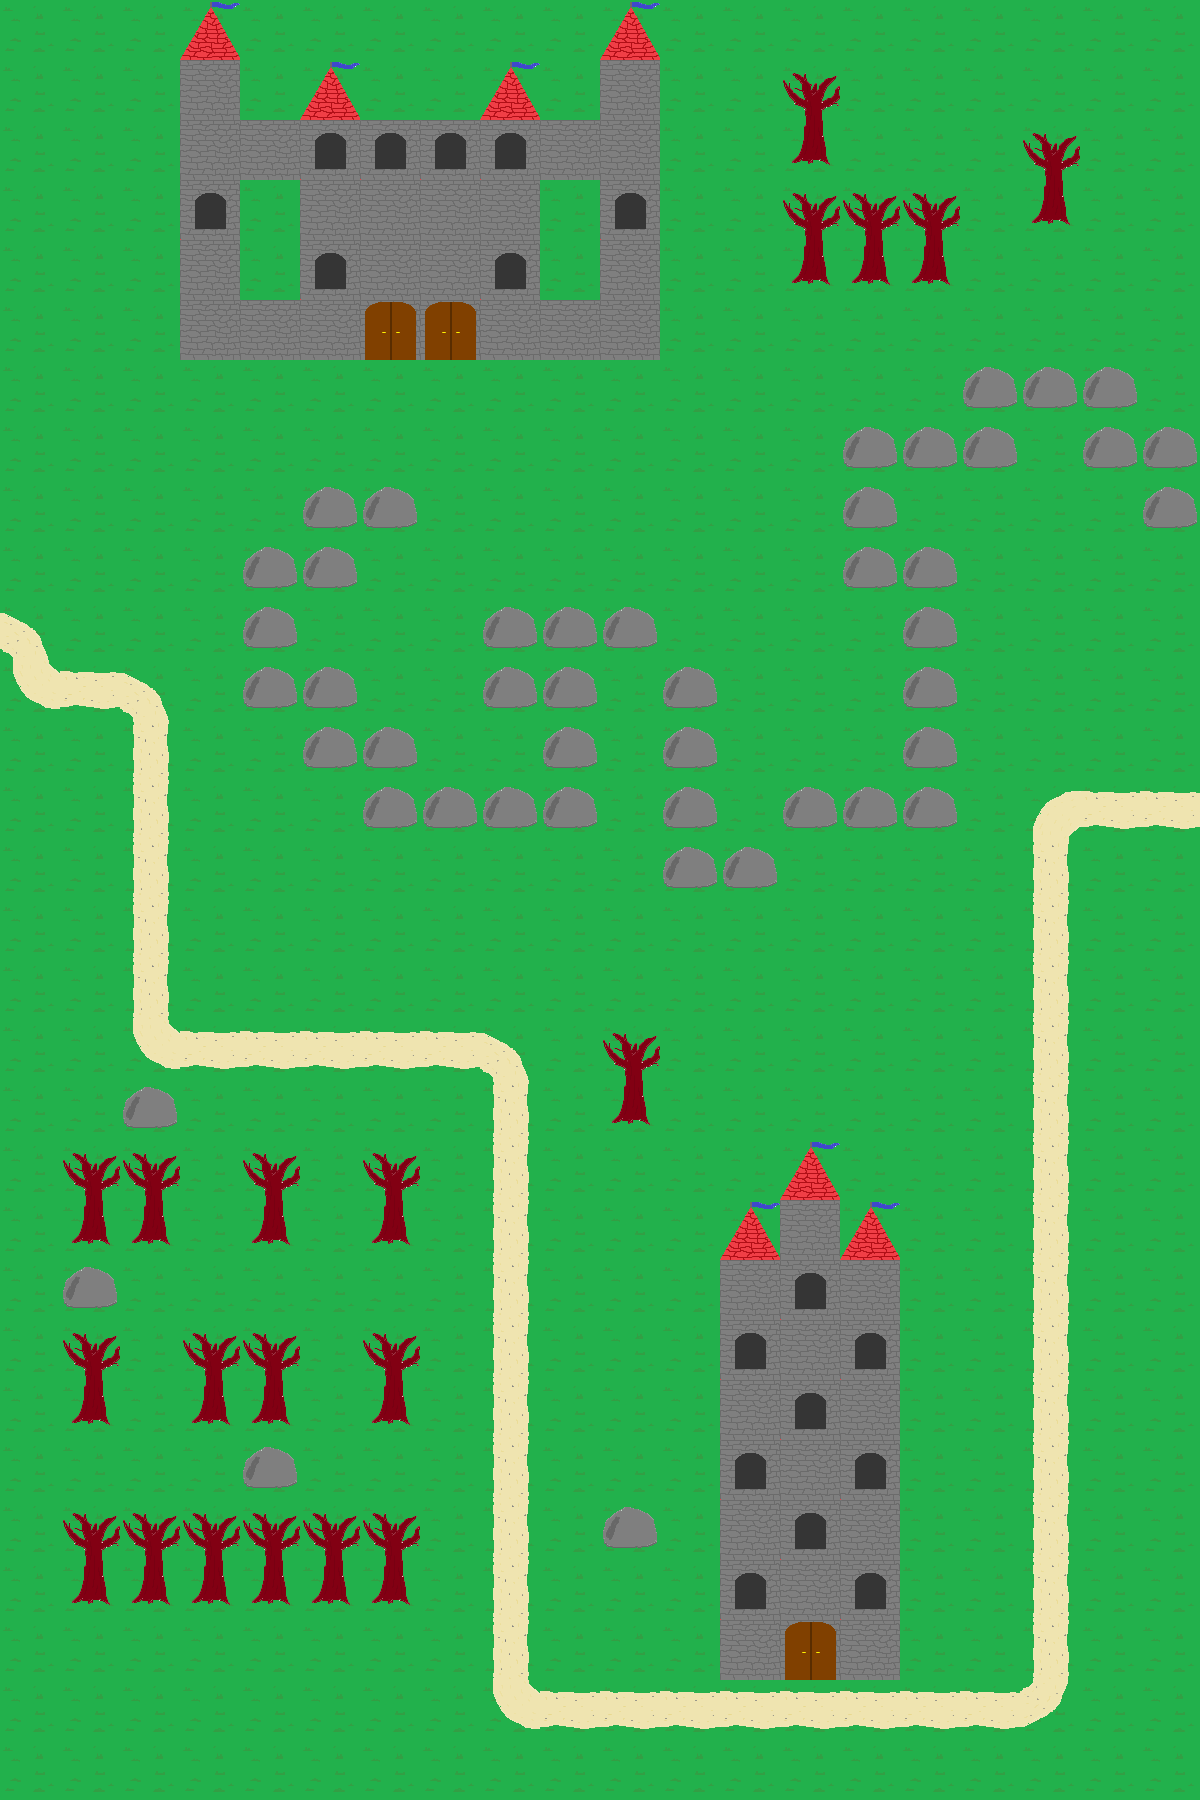

A 2D game scene composited from a Tiled map and its tileset images. What follows is a short description and the map's XML, with each tile layer's data collapsed to a summary:
An orthogonal 20x30 tile map with 60x60 px tiles, 2 tile layers (Tile Layer 1, Tile Layer 2), 4 tilesets and 6 objects (Spawn, Rock area, Castle, Forest, Tower, ...).

<map version="1.0" orientation="orthogonal" renderorder="right-down" width="20" height="30" tilewidth="60" tileheight="60" nextobjectid="8">
 <tileset firstgid="1" name="grass" tilewidth="60" tileheight="60" tilecount="1">
  <image source="../images/grass.png" trans="ffffff" width="60" height="60" />
 </tileset>
 <tileset firstgid="2" name="castle" tilewidth="60" tileheight="60" tilecount="4">
  <image source="../images/castle.png" trans="ffffff" width="120" height="120" />
 </tileset>
 <tileset firstgid="6" name="roads1" tilewidth="60" tileheight="60" tilecount="6">
  <image source="../images/roads1.png" trans="ffffff" width="120" height="180" />
 </tileset>
 <tileset firstgid="12" name="treeandarock" tilewidth="60" tileheight="60" tilecount="4">
  <image source="../images/treeandarock.png" trans="ffffff" width="120" height="120" />
 </tileset>
 <layer name="Tile Layer 1" width="20" height="30">
  <data>[600 cells, 600 non-empty, 2 distinct tile ids]</data>
 </layer>
 <layer name="Tile Layer 2" width="20" height="30">
  <data>[600 cells, 166 non-empty, 12 distinct tile ids]</data>
 </layer>
 <objectgroup name="Object Layer 1" visible="0">
  <object id="1" name="Spawn" x="0" y="600" width="60" height="60">
   <properties>
    <property name="action" value="text" />
    <property name="active" value="1" />
    <property name="next_node" value="3" />
   </properties>
  </object>
  <object id="3" name="Rock area" x="480" y="540" width="60" height="60">
   <properties>
    <property name="action" value="text" />
    <property name="active" value="0" />
    <property name="next_node" value="4" />
   </properties>
  </object>
  <object id="4" name="Castle" x="360" y="360" width="60" height="60">
   <properties>
    <property name="action" value="text" />
    <property name="active" value="0" />
    <property name="next_node" value="5" />
   </properties>
  </object>
  <object id="5" name="Forest" x="300" y="1380" width="60" height="60">
   <properties>
    <property name="action" value="text" />
    <property name="active" value="0" />
    <property name="next_node" value="6" />
   </properties>
  </object>
  <object id="6" name="Tower" x="780" y="1680" width="60" height="60">
   <properties>
    <property name="action" value="text" />
    <property name="active" value="0" />
    <property name="next_node" value="7" />
   </properties>
  </object>
  <object id="7" name="battle1" x="1020" y="480" width="60" height="60">
   <properties>
    <property name="action" value="battle" />
    <property name="active" value="0" />
    <property name="next_node" value="1" />
   </properties>
  </object>
 </objectgroup>
</map>